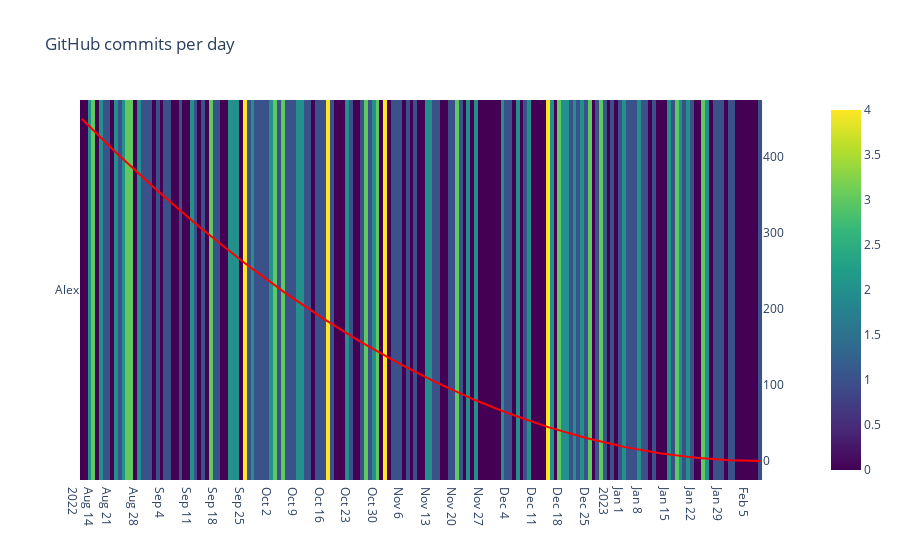

Notebook cell for this chart:
### Code cell
import plotly.graph_objects as go
from plotly.subplots import make_subplots
import datetime
import numpy as np
np.random.seed(1)

programmers = ['Alex']

base = datetime.datetime.today()
dates = base - np.arange(180) * datetime.timedelta(days=1)
z = np.random.poisson(size=(len(programmers), len(dates)))

fig = make_subplots(specs=[[{"secondary_y": True}]])

fig.add_trace(go.Heatmap(
        z=z,
        x=dates,
        y=programmers,
        colorscale='Viridis'))

fig.add_trace(go.Scatter(
    mode='lines', 
    x=dates, 
    y=np.linspace(0,5, len(dates)).cumsum(),
    line=dict(color='red',width=2)), secondary_y=True,)
              
fig.update_layout(
    title='GitHub commits per day',
    xaxis_nticks=36)

fig.show()

### Figure 1 — Plotly figure (JSON) as saved in the notebook; plotly's stock layout.template omitted (floating-point values rounded to 4 significant figures; data arrays with more than 128 entries replaced by an {"elided": "..."} marker saying what was removed)
{"data": [{"colorscale": [[0, "#440154"], [0.1111, "#482878"], [0.2222, "#3e4989"], [0.3333, "#31688e"], [0.4444, "#26828e"], [0.5556, "#1f9e89"], [0.6667, "#35b779"], [0.7778, "#6ece58"], [0.8889, "#b5de2b"], [1, "#fde725"]], "type": "heatmap", "x": {"elided": "180 str values"}, "y": ["Alex"], "z": {"elided": "1x180 int values"}}, {"line": {"color": "red", "width": 2}, "mode": "lines", "type": "scatter", "x": {"elided": "180 str values"}, "xaxis": "x", "y": {"elided": "180 float values"}, "yaxis": "y2"}], "layout": {"title": {"text": "GitHub commits per day"}, "xaxis": {"anchor": "y", "domain": [0, 0.94], "nticks": 36}, "yaxis": {"anchor": "x", "domain": [0, 1]}, "yaxis2": {"anchor": "x", "overlaying": "y", "side": "right"}}}
